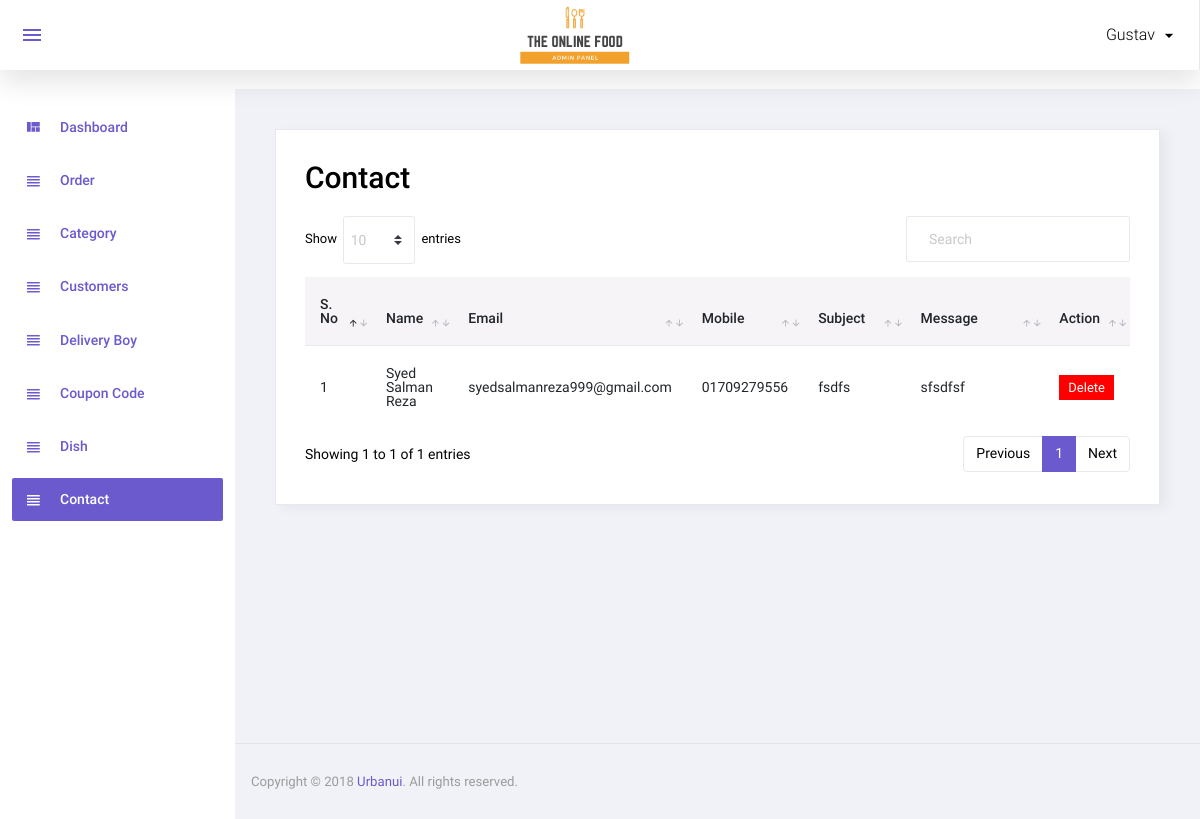
The page /admin/contact_admin.php (signed in) on the database its author committed.
### tables this page shows
CREATE TABLE `contact_us` (
  `id` int(11) NOT NULL,
  `name` varchar(100) NOT NULL,
  `email` varchar(100) NOT NULL,
  `mobile` varchar(15) NOT NULL,
  `subject` varchar(200) NOT NULL,
  `message` text NOT NULL,
  `added_on` datetime NOT NULL
);

### admin/contact_admin.php (the view, shortened to what this page needs)
<?php
include('top.php');
$sql="select * from contact_us order by id";
$res=mysqli_query($con,$sql);
?>
    <div class="card">
        <div class="card-body">
            <h1 class="grid_title">Contact</h1>
            <div class="row grid_box">
                <div class="col-12">
                    <div class="table-responsive">
                        <table id="order-listing" class="table">
                            <thead>
                            <tr>
                                <th width="10%">S. No</th>
                                <th width="10%">Name</th>
                                <th width="10%">Email</th>
                                <th width="10%">Mobile</th>
                                <th width="19%">Subject</th>
                                <th width="40%">Message</th>
                                <th width="10%">Action</th>
                            </tr>
                            </thead>
                            <tbody>
                            <?php if(mysqli_num_rows($res)>0){
                                $i=1;
                                while($row=mysqli_fetch_assoc($res)){
                                    ?>
                                    <tr>
                                        <td><?php echo $i?></td>
                                        <td><?php echo $row['name']?></td>
                                        <td><?php echo $row['email']?></td>
                                        <td><?php echo $row['mobile']?></td>
                                        <td><?php echo $row['subject']?></td>
                                        <td><?php echo $row['message']?></td>
                                        <td>
                                            <a href="?id=<?php echo $row['id']?>&type=delete"><label class="badge badge-danger delete_red hand_cursor">Delete</label></a>
                                        </td>
                                    </tr>
                                    <?php
                                    $i++;
                                } } else { ?>
                                <tr>
                                    <td colspan="5">No data found</td>
                                </tr>
                            <?php } ?>
                            </tbody>
                        </table>
                    </div>
                </div>
            </div>
        </div>
    </div>
<?php include('footer.php');?>

### rows shown on the page
contact_us: name "Syed Salman Reza", email "syedsalmanreza999@gmail.com", mobile "01709279556", subject "fsdfs", message "sfsdfsf"

### other values the page prints
$_SESSION['ADMIN_USER'] "Gustav"
